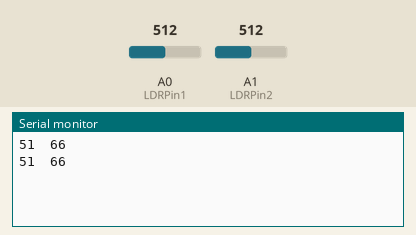
Bench run of a sketch on a simulated Arduino Uno, built with avr-gcc and run on an emulated ATmega328P. Shown: the last lines printed to the serial monitor. The inputs (shaded band) are chosen by the test bench; at power-on: A0 (LDRPin1) = 512, A1 (LDRPin2) = 512.

Above: at 1.8 s.
1.9 s: A0 (LDRPin1) set to 716
At 2.8 s:
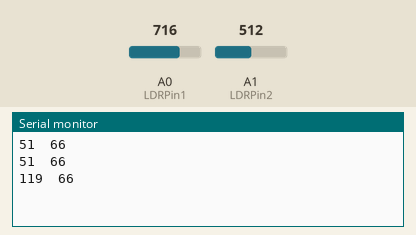
3.4 s: A1 (LDRPin2) set to 716
At 4.7 s:
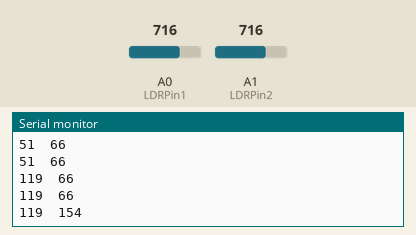
4.9 s: A0 (LDRPin1) set to 900
At 5.6 s:
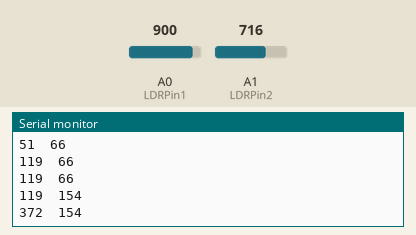
6.4 s: A1 (LDRPin2) set to 900
At 7.8 s:
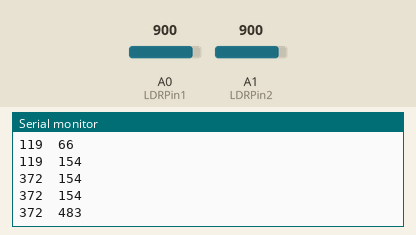
Timing chart, 0 to 8.9 s (numbered marks = the images above; inputs shaded):
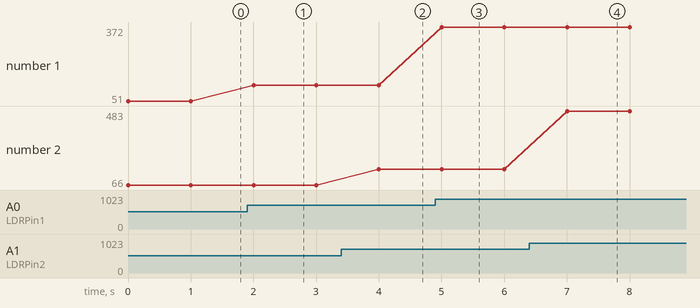

Measured:
- after the input at 1.9 s, the serial monitor: prints a new line after 0.10 s (image 1)
- after the input at 3.4 s, the serial monitor: prints a new line after 0.60 s (image 2)
- after the input at 4.9 s, the serial monitor: prints a new line after 0.10 s (image 3)
- after the input at 6.4 s, the serial monitor: prints a new line after 0.61 s (image 4)
- plotted number 1: 51 → 119 after the input at 1.9 s, 119 → 372 after the input at 4.9 s
- plotted number 2: 66 → 154 after the input at 3.4 s, 154 → 483 after the input at 6.4 s

The sketch:

Fotoresistor2.ino
```cpp
const long A = 1000;     //Resistencia en oscuridad KO
const int B = 15;        //Resistencia a la luz (10 Lux) KO
const int Rc1 = 13;       //Resistencia calibracion 1 KO
const int Rc2 = 10;       //Resistencia calibracion 2 KO
const int LDRPin1 = A0;   //Pin del LDR1
const int LDRPin2 = A1;   //Pin del LDR2

int V1, V2;
int ilum1, ilum2;

void setup()
{
  Serial.begin(9600);
}

void loop()
{
  V1 = analogRead(LDRPin1);
  V2 = analogRead(LDRPin2);

  //ilum = ((long)(1024-V)*A*10)/((long)B*Rc*V);    //usar si
  ilum1 = ((long)V1*A*10)/((long)B*Rc1*(1024-V1));    //usar si
  ilum2 = ((long)V2*A*10)/((long)B*Rc2*(1024-V2));    //usar si

  Serial.print(ilum1);
  Serial.print("  ");
  Serial.print(ilum2);
  Serial.println();

  delay(1000);
}
```
